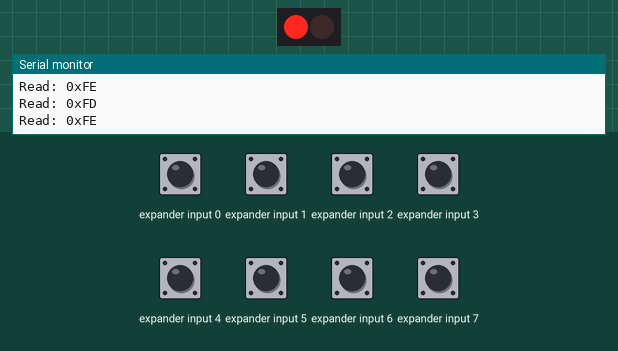
Simulated run of this sketch. Board: Arduino Uno, built with avr-gcc and run on an emulated ATmega328P. Shown: 2 port-expander outputs drawn as a row of LEDs (first output left, lit = HIGH), the last lines printed to the serial monitor. Wiring (inferred from the names in the program): PCF8574 port expander at I2C address 0x38. Wiring (inferred from the signals the program sends): row of LEDs: on Q0, Q1. The inputs (shaded band) are chosen by the test bench; at power-on: expander input 0–7 HIGH.

Above: at 1.1 s.
1.5 s: expander input 0 pulled LOW for 0.25 s
At 1.7 s:
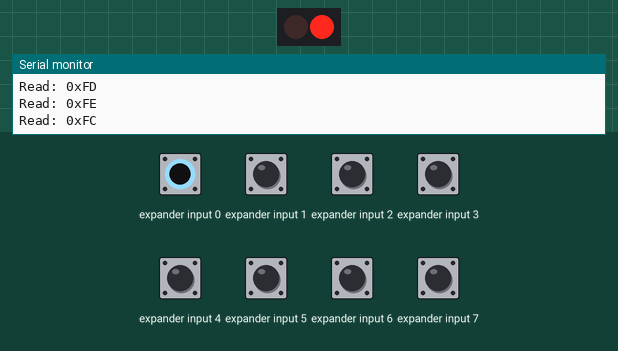
3.2 s: expander input 2 pulled LOW for 0.25 s
4.9 s: expander input 4 pulled LOW for 0.25 s
6.6 s: expander input 5 pulled LOW for 0.25 s
8.3 s: expander input 6 pulled LOW for 0.25 s
10.0 s: expander input 7 pulled LOW for 0.25 s
Timing chart, 0 to 12.7 s (numbered marks = the images above; inputs shaded):
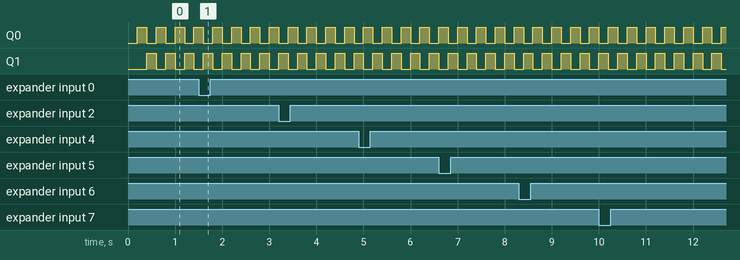

The sketch:

lm4f120xl_i2c_pcf8574a.ino
```cpp
/////////////////////////////////////////////////////////////////////////////////
// Date: 2018-03-08
// Target board: TI Stellaris LM4F120XL LaunchPad
// see:
//  Stellaris LM4F120 LaunchPad Evaluation Board User Manual (EK-LM4F120XL)
//  http://www.ti.com/lit/ug/spmu289c/spmu289c.pdf
/////////////////////////////////////////////////////////////////////////////////
#include <Wire.h> // see: http://energia.nu/reference/wire/
// I2C1 : SDA = PA7, SCL = PA6

#define INTERVAL_MSEC  (200)
#define I2C_ADDR       (0x38)

uint32_t ts;
char sbuf[32];

void setup() {
   Serial.begin( 115200 );
   Wire.begin( );
   Serial.println( "TI Stellaris LM4F120XL LaunchPad: PCF8574A I2C Demo..." );
   ts = millis();
}

void loop() {
   static uint8_t value = 0xFE;

   if ( millis() - ts >=  INTERVAL_MSEC ) {
       bool timeout = false;
       uint8_t cnt=0;
       ts += INTERVAL_MSEC;

       // send one byte to the PCF8574A
       Wire.beginTransmission( I2C_ADDR );
       Wire.write( value );
       value ^= 0x03;
       Wire.endTransmission();

       // read one byte to the PCF8574A
       Wire.requestFrom( I2C_ADDR, 1 );
       while( Wire.available() < 1 ) {
          if ( cnt++ > 10 ) {
             timeout = true;
             break;
          }
          delay(1);
       }
       if ( !timeout ) {
          uint8_t data = Wire.read();
          sprintf( sbuf, "Read: 0x%02X", data );
       } else {
          sprintf( sbuf, "Read: timeout!!!" );
       }
       Serial.println( sbuf );
   }
}
/////////////////////////////////////////////////////////////////////////////////
```
